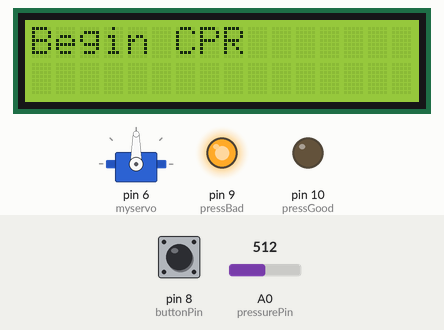
Simulated run of this sketch. Board: Arduino Uno, built with avr-gcc and run on an emulated ATmega328P. Shown: servo, 16×2 character LCD, output pins drawn as LEDs (lit = HIGH). The test bench sets the inputs (shaded band); at power-on: pin 8 (buttonPin) LOW, A0 (pressurePin) = 512. What the sketch prints to the serial monitor is not drawn.

Above: at 1.2 s.
1.3 s: pin 8 (buttonPin) pulled HIGH for 0.15 s
At 2.5 s:
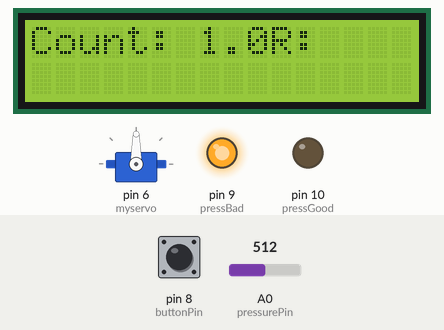
2.9 s: A0 (pressurePin) set to 490
At 3.8 s:
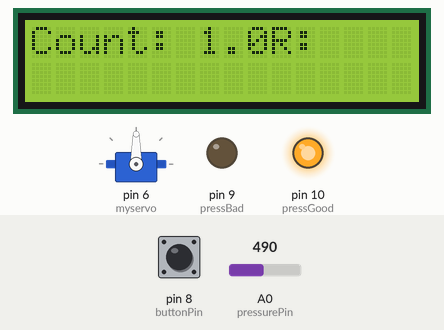
4.4 s: pin 8 (buttonPin) pulled HIGH for 1 s
At 5.2 s:
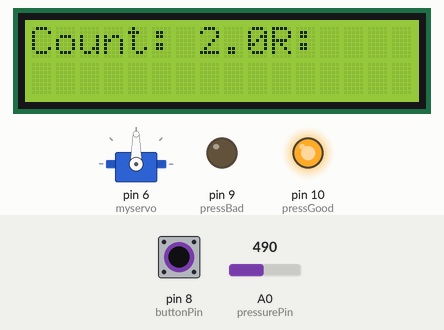
6.9 s: A0 (pressurePin) set to 109
9.9 s: A0 (pressurePin) set to 91
12.9 s: pin 8 (buttonPin) pulsed HIGH 5 times (0.12 s each, 0.3 s apart)
At 14.8 s:
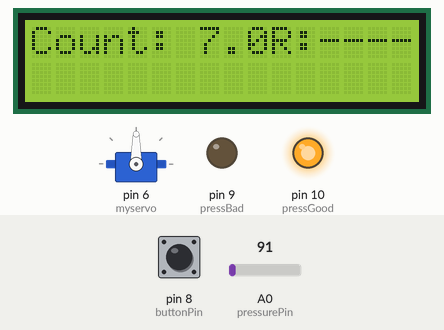
Timing chart, 0 to 16.3 s (numbered marks = the images above; inputs shaded):
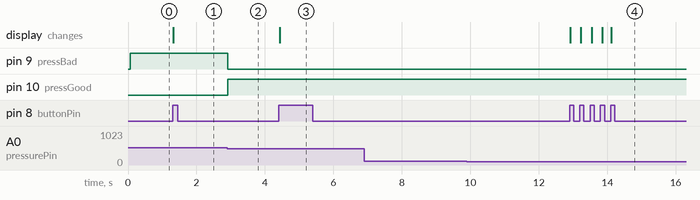

Measured:
- the behaviour switches between 500 and 499 on A0 (pressurePin) (found by bisection; images 1 and 2)
- after the input at 1.3 s, the display: changes at once (image 1)
- after the input at 2.9 s, pin 9 (pressBad): HIGH → LOW at once; pin 10 (pressGood): LOW → HIGH at once
- after the input at 4.4 s, the display: changes at once (image 3)
- after the input at 6.9 s, every drawn part: stays the same
- after the input at 9.9 s, every drawn part: stays the same
- after the input at 12.9 s, the display: first changes at once (image 4 shows a later state)

The sketch:

cpr_feedback1.ino
```cpp
/*
CPR feedback Test sketch
-Using LCD to display results in real time
 */

#include <LiquidCrystal.h>
#include <Servo.h>

Servo myservo;

int pressurePin = 0; //pressure reading pin
int pressureRead; //for reading pressure pin
const int buttonPin = 8;  // pin for CPR count
unsigned long time; //to display time for compressions
const int pressGood = 10;
const int pressBad =  9;

int BPM; //final output calculated beats per min
float bpmCount; // to calculate BPM
float cprCount = 0;   // counter for the number of button presses, changed from int, changed from float
int buttonState = 0;         // current state of the button
int lastButtonState = 0;     // previous state of the button
int cprTotal = 0; //total of the 5 stored values
int cprCycle = 0; //keeps track of CPR cycle

int  timeSec, timeCPR, BPM_1; //calculating cpr time
float totalTime;
unsigned long timeBegin, timeEnd;
float force=0 ;
LiquidCrystal lcd(12, 11, 5, 4, 3, 2); //LCD pins


void setup()
{

  myservo.attach(6);
  myservo.write(90);
  pinMode(buttonPin, INPUT); //CPR button
  pinMode(pressGood, OUTPUT); //for good release, led on Green
  pinMode(pressBad, OUTPUT); // for bad release, led on Red
  Serial.begin(9600); // start serial communication / uncomment to debug
  Serial.println("Begin CPR");
  lcd.begin(16, 2); //start LCD
  lcd.home();
  lcd.print("Begin CPR");

}


void loop()
{
  pressureRead = analogRead(pressurePin);
  Serial.print("pressureRead :");
  Serial.println(pressureRead);

  time = millis(); //start time
  buttonState = digitalRead(buttonPin);
  if (buttonState != lastButtonState) {

    if (buttonState == HIGH) { //depth of at least 2in per AHA guidelines
      lcd.clear();
      lcd.home();
      cprCount++; //add 1 to the running total
      //Serial.println(cprCount);
      lcd.setCursor(0,0);
      lcd.print("Count: ");
      lcd.setCursor(7,0);
      lcd.print(cprCount);
      lcd.setCursor(10,0);
      lcd.print("R: ");     //rate BPM

      if(cprCount == 1){
         timeBegin = millis(); //beginning time
      }

      }

    }
    //pressureRead = analogRead(pressurePin);
    if (pressureRead < 500){
        digitalWrite(pressGood, HIGH);
        digitalWrite(pressBad, LOW);
    }
    else if (pressureRead > 501){
        digitalWrite(pressBad, HIGH);
        digitalWrite(pressGood, LOW);
    }


     if (cprCount == 30){ // 30:2 ratio for CPR, 30 total
            cprCount = 0; //restart count
            timeEnd = millis(); //capture end time for set
            //Serial.println(timeEnd);
            totalTime = (timeEnd - timeBegin) / 1000; //convert Ms to seconds
            //Serial.print("Total Time: ");
            //Serial.println(totalTime);
            bpmCount = ( 30.0 / totalTime); //bpmCount = float
            //Serial.print("BPM Count: ");
            //Serial.println(bpmCount);
            BPM = (bpmCount * 60.0);
            //Serial.print("Total time in sec: ");
            Serial.println(totalTime);
            lcd.home();
            lcd.print("Rate (BPM): ");
            lcd.setCursor(12,0);
            lcd.print(BPM);
            //Serial.print("BPM is: ");
            //Serial.println(BPM);
            lcd.setCursor(0,1);
            lcd.print("Total Time: ");
            lcd.setCursor(12,1);
            lcd.print(totalTime);
            cprCycle++;
            //Serial.print("CPR Cycle #: ");
            //Serial.println(cprCycle);
            if (cprCycle == 5){
                cprCycle = 0;
            }

     }

     if (cprCount > 5 && cprCount <= 30) {
         float rateTime = (millis() - timeBegin) / 1000; //changed int rateTime to unsigned long
         //Serial.println(rateTime);
         int rate = (cprCount / rateTime) * 60; //changed int to unsigned int
         //Serial.print("BPM is: ");
         //Serial.println(rate);

         if (rate >= 100 && rate <= 120 ){ //AHA guidelines 100-120 CPM
             lcd.setCursor(12,0);
             lcd.print("Good");
         }
         else {
             lcd.setCursor(12,0);
             lcd.print("----");
         }
     }


    // Delay
    delay(25); //changed from 50
  lastButtonState = buttonState;
}
```
